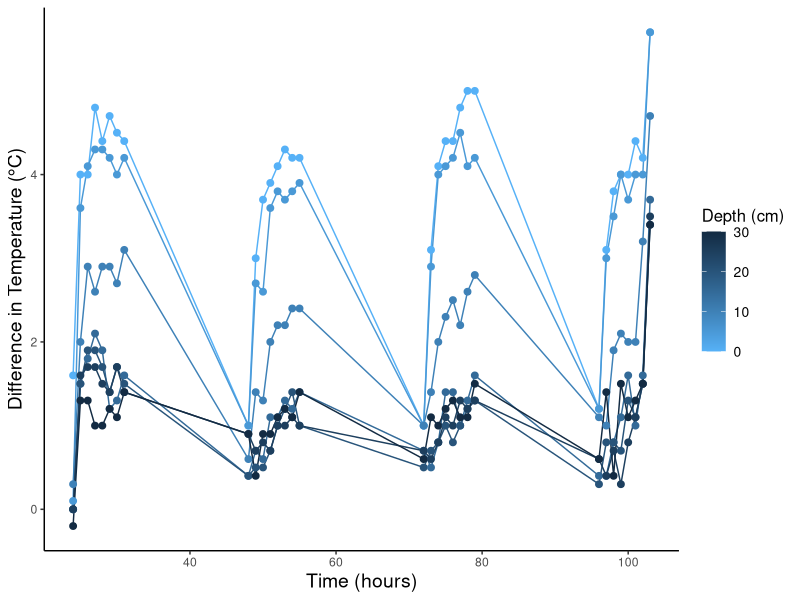
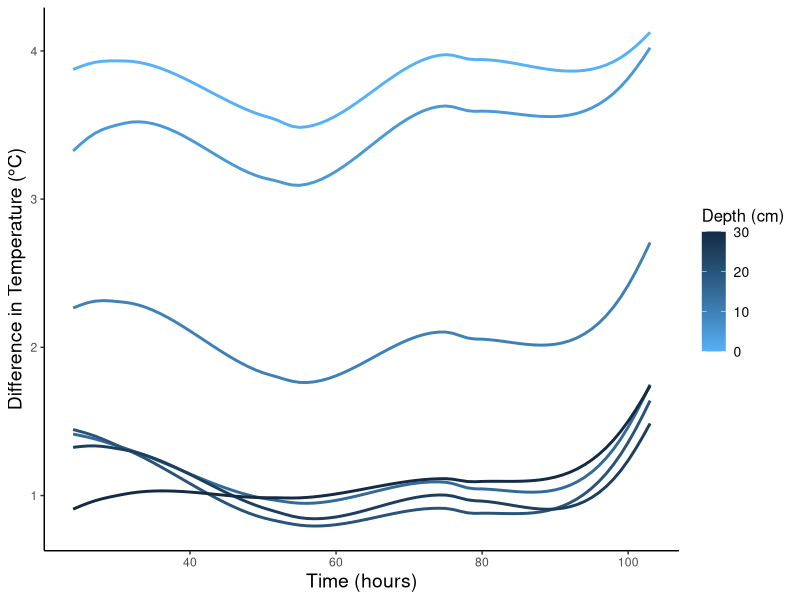

Write the R code that produced these figures, in order. (Note: this script raises an error after producing the figures.)
# RQ2: LAB EXPERIMENT DATA ANALYSIS 
# Is there a significant difference between changes in surface temp and changes in 30 cm depth across time?

# LOAD LIBRARIES----
library(tidyverse)
library(ggplot2)
library(readxl)
library(mgcv) 


# LOAD DATA----
clean_control_exp_data <- read_excel("datasets/lab_experiment/clean_control_exp_data.xlsx")


# VISUALISATION ----
(change_temp_time <- clean_control_exp_data %>%
   filter(!is.na(change_in_temp), !is.na(hour)) %>%
   filter(hour >= 24) %>% # filter to remove first day as initial thawing period where temp changes are due limited thawing from control
   ggplot(aes(x = hour, y = change_in_temp, color = depth, group = depth)) +
   geom_line() +
   geom_point(size = 2) +
   scale_color_gradient(high = "#132B43", low = "#56B1F7") +  # dark to light
   labs(
     x = "Time (hours)",
     y = "Difference in Temperature (°C)",
     color = "Depth (cm)"
   ) +
   theme_classic() +
   theme(
     plot.title = element_text(hjust = 0.5, size = 16, face = "bold"),
     axis.title.x = element_text(size = 14),
     axis.title.y = element_text(size = 14),
     legend.title = element_text(size = 12),
     legend.text = element_text(size = 10)
   )
)

# plot smooth line to plot trends for each depth
(change_temp_time_smooth <- clean_control_exp_data %>%
   filter(!is.na(change_in_temp), !is.na(hour)) %>%
   filter(hour >= 24) %>% # filter to remove first day as initial thawing period where temp changes are due limited thawing from control
   ggplot(aes(x = hour, y = change_in_temp, color = depth, group = depth)) +
   geom_smooth(method = "loess", se = FALSE) +
   scale_color_gradient(high = "#132B43", low = "#56B1F7") +  # dark to light
   labs(
     x = "Time (hours)",
     y = "Difference in Temperature (°C)",
     color = "Depth (cm)"
   ) +
   theme_classic() +
   theme(
     plot.title = element_text(hjust = 0.5, size = 16, face = "bold"),
     axis.title.x = element_text(size = 14),
     axis.title.y = element_text(size = 14),
     legend.title = element_text(size = 12),
     legend.text = element_text(size = 10)
   )
)

# ANALYSIS----
# cannot use a linear model as our pattern isn't linear!
# instead we should use: Generalized Additive Mixed Model (GAMM) to deal with this 

#  stacked diurnal time series repeated over 4 days 

# create cyclic hour 
clean_control_exp_data$hour_mod <- clean_control_exp_data$hour %% 24

# create day variable
clean_control_exp_data$day <- floor(clean_control_exp_data$hour / 24)

# fit GAM

mod2 <- gam(log_change_in_temp ~factor(depth) + s(hour_mod, by = factor(depth), bs = "cc", k = 5) +
    s(day, bs = "re"),
  data = clean_control_exp_data,
  method = "REML"
)
summary(mod2)
gam.check(mod2)
